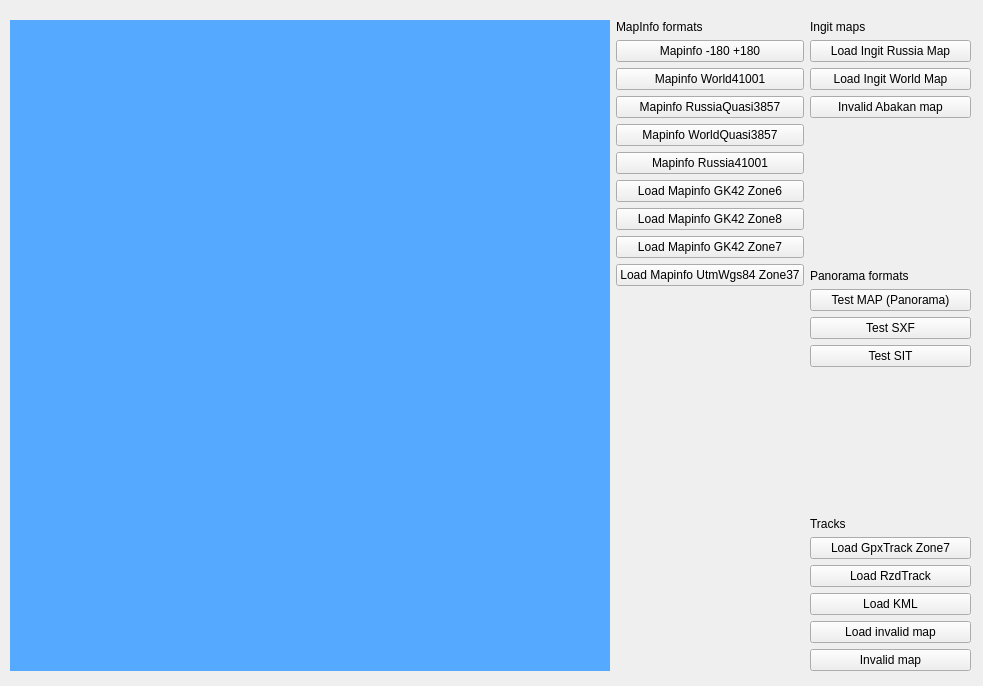
<?xml version="1.0" encoding="UTF-8"?>
<ui version="4.0">
 <class>TestFormats</class>
 <widget class="QWidget" name="TestFormats">
  <property name="geometry">
   <rect>
    <x>0</x>
    <y>0</y>
    <width>983</width>
    <height>686</height>
   </rect>
  </property>
  <property name="windowTitle">
   <string>Dialog</string>
  </property>
  <widget class="QWidget" name="">
   <property name="geometry">
    <rect>
     <x>10</x>
     <y>20</y>
     <width>961</width>
     <height>651</height>
    </rect>
   </property>
   <layout class="QHBoxLayout" name="horizontalLayout">
    <property name="sizeConstraint">
     <enum>QLayout::SetMaximumSize</enum>
    </property>
    <item>
     <widget class="PwGisWidget" name="widget" native="true">
      <property name="minimumSize">
       <size>
        <width>600</width>
        <height>449</height>
       </size>
      </property>
      <property name="autoFillBackground">
       <bool>false</bool>
      </property>
      <property name="styleSheet">
       <string notr="true">background-color: rgb(85, 170, 255);</string>
      </property>
      <zorder>layoutWidget</zorder>
     </widget>
    </item>
    <item>
     <layout class="QVBoxLayout" name="layoutMapInfo">
      <item>
       <widget class="QLabel" name="label_2">
        <property name="text">
         <string>MapInfo formats</string>
        </property>
       </widget>
      </item>
      <item>
       <widget class="QPushButton" name="btnLoadMapinfoTestM180P180">
        <property name="text">
         <string>Mapinfo -180 +180</string>
        </property>
       </widget>
      </item>
      <item>
       <widget class="QPushButton" name="btnLoadMapinfoWorldMap41001">
        <property name="text">
         <string>Mapinfo World41001</string>
        </property>
       </widget>
      </item>
      <item>
       <widget class="QPushButton" name="btnLoadMapinfoRussiaMapQuasi3857">
        <property name="text">
         <string>Mapinfo RussiaQuasi3857</string>
        </property>
       </widget>
      </item>
      <item>
       <widget class="QPushButton" name="btnLoadMapinfoWorldMapQuasi3857">
        <property name="text">
         <string>Mapinfo WorldQuasi3857</string>
        </property>
       </widget>
      </item>
      <item>
       <widget class="QPushButton" name="btnLoadMapinfoRussiaMap41001">
        <property name="text">
         <string>Mapinfo Russia41001</string>
        </property>
       </widget>
      </item>
      <item>
       <widget class="QPushButton" name="btnLoadMapinfoSaintPetersburgMap">
        <property name="text">
         <string>Load Mapinfo GK42 Zone6</string>
        </property>
       </widget>
      </item>
      <item>
       <widget class="QPushButton" name="btnLoadMapinfoNizhnyNovgorodMap">
        <property name="text">
         <string>Load Mapinfo GK42 Zone8</string>
        </property>
       </widget>
      </item>
      <item>
       <widget class="QPushButton" name="btnLoadMapinfoMoscowMap">
        <property name="text">
         <string>Load Mapinfo GK42 Zone7</string>
        </property>
       </widget>
      </item>
      <item>
       <widget class="QPushButton" name="btnLoadMapinfoMoscowUtmWgs84Map">
        <property name="text">
         <string>Load Mapinfo UtmWgs84 Zone37</string>
        </property>
       </widget>
      </item>
      <item>
       <spacer name="verticalSpacer">
        <property name="orientation">
         <enum>Qt::Vertical</enum>
        </property>
        <property name="sizeHint" stdset="0">
         <size>
          <width>20</width>
          <height>40</height>
         </size>
        </property>
       </spacer>
      </item>
     </layout>
    </item>
    <item>
     <layout class="QVBoxLayout" name="verticalLayout">
      <item>
       <layout class="QVBoxLayout" name="layoutIngit">
        <item>
         <widget class="QLabel" name="label_3">
          <property name="text">
           <string>Ingit maps</string>
          </property>
         </widget>
        </item>
        <item>
         <widget class="QPushButton" name="btnLoadIngitRussiaMap">
          <property name="text">
           <string>Load Ingit Russia Map</string>
          </property>
         </widget>
        </item>
        <item>
         <widget class="QPushButton" name="btnLoadIngitWorldMap">
          <property name="text">
           <string>Load Ingit World Map</string>
          </property>
         </widget>
        </item>
        <item>
         <widget class="QPushButton" name="btnInvalidAbakan">
          <property name="text">
           <string>Invalid Abakan map</string>
          </property>
         </widget>
        </item>
       </layout>
      </item>
      <item>
       <spacer name="verticalSpacer_2">
        <property name="orientation">
         <enum>Qt::Vertical</enum>
        </property>
        <property name="sizeHint" stdset="0">
         <size>
          <width>20</width>
          <height>40</height>
         </size>
        </property>
       </spacer>
      </item>
      <item>
       <layout class="QVBoxLayout" name="layoutPanorama">
        <item>
         <widget class="QLabel" name="label">
          <property name="text">
           <string>Panorama formats</string>
          </property>
         </widget>
        </item>
        <item>
         <widget class="QPushButton" name="btnTestMapPanorama">
          <property name="text">
           <string>Test MAP (Panorama)</string>
          </property>
         </widget>
        </item>
        <item>
         <widget class="QPushButton" name="btnTestSxf">
          <property name="text">
           <string>Test SXF</string>
          </property>
         </widget>
        </item>
        <item>
         <widget class="QPushButton" name="btnTestSit">
          <property name="text">
           <string>Test SIT</string>
          </property>
         </widget>
        </item>
       </layout>
      </item>
      <item>
       <spacer name="verticalSpacer_3">
        <property name="orientation">
         <enum>Qt::Vertical</enum>
        </property>
        <property name="sizeHint" stdset="0">
         <size>
          <width>20</width>
          <height>40</height>
         </size>
        </property>
       </spacer>
      </item>
      <item>
       <layout class="QVBoxLayout" name="layoutKml">
        <item>
         <widget class="QLabel" name="label_4">
          <property name="text">
           <string>Tracks</string>
          </property>
         </widget>
        </item>
        <item>
         <widget class="QPushButton" name="btnLoadGpxTrack">
          <property name="text">
           <string>Load GpxTrack Zone7</string>
          </property>
         </widget>
        </item>
        <item>
         <widget class="QPushButton" name="btnLoadRzdTrack">
          <property name="text">
           <string>Load RzdTrack</string>
          </property>
         </widget>
        </item>
        <item>
         <widget class="QPushButton" name="btnKmlMap">
          <property name="text">
           <string>Load KML</string>
          </property>
         </widget>
        </item>
        <item>
         <widget class="QPushButton" name="btnLoadNoMap">
          <property name="text">
           <string>Load invalid map</string>
          </property>
         </widget>
        </item>
        <item>
         <widget class="QPushButton" name="bntInvalidMap">
          <property name="text">
           <string>Invalid map</string>
          </property>
         </widget>
        </item>
       </layout>
      </item>
     </layout>
    </item>
   </layout>
  </widget>
 </widget>
 <customwidgets>
  <customwidget>
   <class>PwGisWidget</class>
   <extends>QWidget</extends>
   <header location="global">PwGis/pwgiswidget.h</header>
   <container>1</container>
  </customwidget>
 </customwidgets>
 <resources/>
 <connections/>
</ui>
